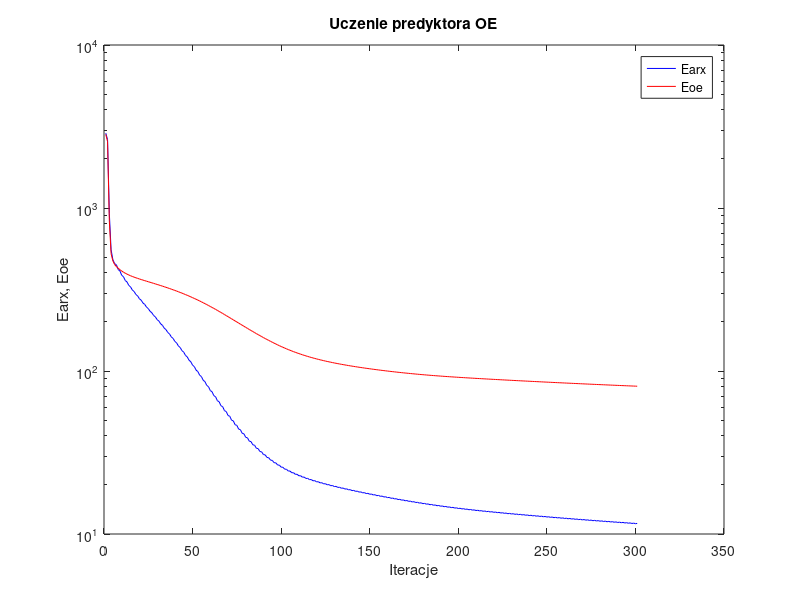
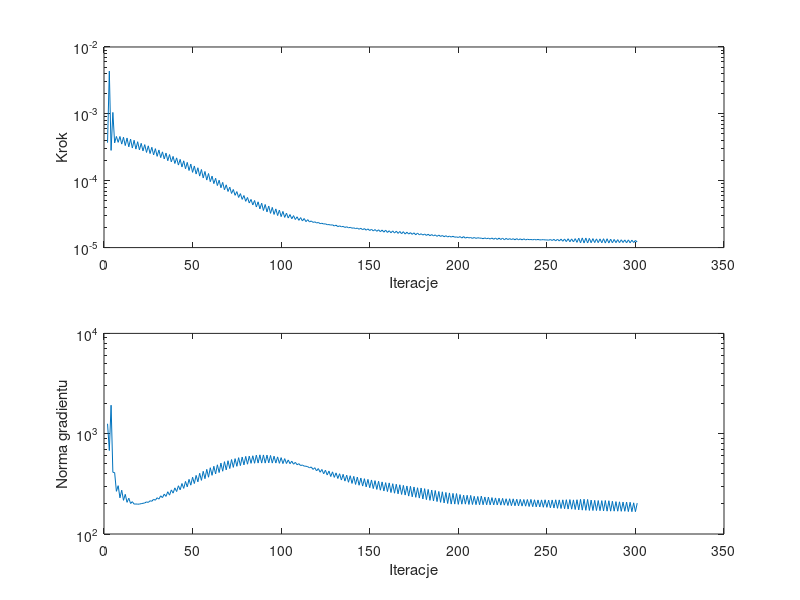

Write the MATLAB code that produced these figures, in order.
%uczenie predyktora oe
clear all;
n=0; farx(n+1)=2.878509e+003; foe(n+1)=2.830143e+003; wspucz(n+1)=0.000000e+000; ng(n+1)=0.000000e+000;
n=1; farx(n+1)=2.631304e+003; foe(n+1)=2.557533e+003; krok(n+1)=3.702988e-004; ng(n+1)=1.256123e+003;
n=2; farx(n+1)=9.281677e+002; foe(n+1)=8.354618e+002; krok(n+1)=4.352152e-003; ng(n+1)=6.792863e+002;
n=3; farx(n+1)=5.541065e+002; foe(n+1)=5.242399e+002; krok(n+1)=2.842659e-004; ng(n+1)=1.922882e+003;
n=4; farx(n+1)=4.828524e+002; foe(n+1)=4.736724e+002; krok(n+1)=1.050273e-003; ng(n+1)=4.120715e+002;
n=5; farx(n+1)=4.552650e+002; foe(n+1)=4.499904e+002; krok(n+1)=3.674633e-004; ng(n+1)=4.099370e+002;
n=6; farx(n+1)=4.485960e+002; foe(n+1)=4.375566e+002; krok(n+1)=4.596386e-004; ng(n+1)=2.664330e+002;
n=7; farx(n+1)=4.192257e+002; foe(n+1)=4.270095e+002; krok(n+1)=3.749852e-004; ng(n+1)=3.031999e+002;
n=8; farx(n+1)=4.106284e+002; foe(n+1)=4.181507e+002; krok(n+1)=4.588786e-004; ng(n+1)=2.293359e+002;
n=9; farx(n+1)=3.865866e+002; foe(n+1)=4.104527e+002; krok(n+1)=3.529670e-004; ng(n+1)=2.734338e+002;
n=10; farx(n+1)=3.787510e+002; foe(n+1)=4.038511e+002; krok(n+1)=4.470330e-004; ng(n+1)=2.166224e+002;
n=11; farx(n+1)=3.589331e+002; foe(n+1)=3.980106e+002; krok(n+1)=3.355212e-004; ng(n+1)=2.486830e+002;
n=12; farx(n+1)=3.516417e+002; foe(n+1)=3.928650e+002; krok(n+1)=4.356528e-004; ng(n+1)=2.068857e+002;
n=13; farx(n+1)=3.349251e+002; foe(n+1)=3.882174e+002; krok(n+1)=3.210907e-004; ng(n+1)=2.275409e+002;
n=14; farx(n+1)=3.281637e+002; foe(n+1)=3.840262e+002; krok(n+1)=4.199256e-004; ng(n+1)=2.014820e+002;
n=15; farx(n+1)=3.137497e+002; foe(n+1)=3.801483e+002; krok(n+1)=3.081200e-004; ng(n+1)=2.099706e+002;
n=16; farx(n+1)=3.074198e+002; foe(n+1)=3.765674e+002; krok(n+1)=4.031350e-004; ng(n+1)=1.985487e+002;
n=17; farx(n+1)=2.946989e+002; foe(n+1)=3.731865e+002; krok(n+1)=2.970657e-004; ng(n+1)=1.993165e+002;
n=18; farx(n+1)=2.887956e+002; foe(n+1)=3.699992e+002; krok(n+1)=3.831728e-004; ng(n+1)=1.982710e+002;
n=19; farx(n+1)=2.773062e+002; foe(n+1)=3.669409e+002; krok(n+1)=2.887783e-004; ng(n+1)=1.987597e+002;
n=20; farx(n+1)=2.718381e+002; foe(n+1)=3.640104e+002; krok(n+1)=3.624433e-004; ng(n+1)=2.007513e+002;
n=21; farx(n+1)=2.613106e+002; foe(n+1)=3.611497e+002; krok(n+1)=2.790064e-004; ng(n+1)=2.023107e+002;
n=22; farx(n+1)=2.561578e+002; foe(n+1)=3.583735e+002; krok(n+1)=3.467612e-004; ng(n+1)=2.040548e+002;
n=23; farx(n+1)=2.464646e+002; foe(n+1)=3.556212e+002; krok(n+1)=2.647908e-004; ng(n+1)=2.089123e+002;
n=24; farx(n+1)=2.415091e+002; foe(n+1)=3.529200e+002; krok(n+1)=3.325065e-004; ng(n+1)=2.065480e+002;
n=25; farx(n+1)=2.324231e+002; foe(n+1)=3.502344e+002; krok(n+1)=2.550371e-004; ng(n+1)=2.144971e+002;
n=26; farx(n+1)=2.277466e+002; foe(n+1)=3.475805e+002; krok(n+1)=3.163070e-004; ng(n+1)=2.119237e+002;
n=27; farx(n+1)=2.191910e+002; foe(n+1)=3.449181e+002; krok(n+1)=2.431513e-004; ng(n+1)=2.220417e+002;
n=28; farx(n+1)=2.147314e+002; foe(n+1)=3.422739e+002; krok(n+1)=3.018569e-004; ng(n+1)=2.171581e+002;
n=29; farx(n+1)=2.066293e+002; foe(n+1)=3.396103e+002; krok(n+1)=2.315391e-004; ng(n+1)=2.299188e+002;
n=30; farx(n+1)=2.023683e+002; foe(n+1)=3.369525e+002; krok(n+1)=2.881152e-004; ng(n+1)=2.228281e+002;
n=31; farx(n+1)=1.946186e+002; foe(n+1)=3.342691e+002; krok(n+1)=2.215284e-004; ng(n+1)=2.402628e+002;
n=32; farx(n+1)=1.906345e+002; foe(n+1)=3.315912e+002; krok(n+1)=2.702675e-004; ng(n+1)=2.304274e+002;
n=33; farx(n+1)=1.832263e+002; foe(n+1)=3.288833e+002; krok(n+1)=2.117778e-004; ng(n+1)=2.498396e+002;
n=34; farx(n+1)=1.794102e+002; foe(n+1)=3.261641e+002; krok(n+1)=2.594055e-004; ng(n+1)=2.370980e+002;
n=35; farx(n+1)=1.723328e+002; foe(n+1)=3.234047e+002; krok(n+1)=1.991080e-004; ng(n+1)=2.638816e+002;
n=36; farx(n+1)=1.686929e+002; foe(n+1)=3.206303e+002; krok(n+1)=2.463545e-004; ng(n+1)=2.440200e+002;
n=37; farx(n+1)=1.618462e+002; foe(n+1)=3.178267e+002; krok(n+1)=1.912147e-004; ng(n+1)=2.752505e+002;
n=38; farx(n+1)=1.584768e+002; foe(n+1)=3.150098e+002; krok(n+1)=2.311817e-004; ng(n+1)=2.553955e+002;
n=39; farx(n+1)=1.518962e+002; foe(n+1)=3.121513e+002; krok(n+1)=1.810041e-004; ng(n+1)=2.884535e+002;
n=40; farx(n+1)=1.487124e+002; foe(n+1)=3.092726e+002; krok(n+1)=2.196646e-004; ng(n+1)=2.649324e+002;
n=41; farx(n+1)=1.423693e+002; foe(n+1)=3.063543e+002; krok(n+1)=1.714180e-004; ng(n+1)=3.026753e+002;
n=42; farx(n+1)=1.393900e+002; foe(n+1)=3.034153e+002; krok(n+1)=2.084136e-004; ng(n+1)=2.756084e+002;
n=43; farx(n+1)=1.333096e+002; foe(n+1)=3.004308e+002; krok(n+1)=1.605453e-004; ng(n+1)=3.186622e+002;
n=44; farx(n+1)=1.304921e+002; foe(n+1)=2.974184e+002; krok(n+1)=1.984325e-004; ng(n+1)=2.849034e+002;
n=45; farx(n+1)=1.246543e+002; foe(n+1)=2.943717e+002; krok(n+1)=1.509575e-004; ng(n+1)=3.342544e+002;
n=46; farx(n+1)=1.220198e+002; foe(n+1)=2.912892e+002; krok(n+1)=1.880990e-004; ng(n+1)=2.951903e+002;
n=47; farx(n+1)=1.164056e+002; foe(n+1)=2.881808e+002; krok(n+1)=1.421330e-004; ng(n+1)=3.506443e+002;
n=48; farx(n+1)=1.139761e+002; foe(n+1)=2.850354e+002; krok(n+1)=1.775310e-004; ng(n+1)=3.067452e+002;
n=49; farx(n+1)=1.085876e+002; foe(n+1)=2.818660e+002; krok(n+1)=1.333447e-004; ng(n+1)=3.682243e+002;
n=50; farx(n+1)=1.063654e+002; foe(n+1)=2.786593e+002; krok(n+1)=1.662532e-004; ng(n+1)=3.184650e+002;
n=51; farx(n+1)=1.011960e+002; foe(n+1)=2.754426e+002; krok(n+1)=1.258665e-004; ng(n+1)=3.839432e+002;
n=52; farx(n+1)=9.918051e+001; foe(n+1)=2.721835e+002; krok(n+1)=1.562643e-004; ng(n+1)=3.311387e+002;
n=53; farx(n+1)=9.425138e+001; foe(n+1)=2.689149e+002; krok(n+1)=1.172640e-004; ng(n+1)=4.030239e+002;
n=54; farx(n+1)=9.240881e+001; foe(n+1)=2.656006e+002; krok(n+1)=1.472618e-004; ng(n+1)=3.425740e+002;
n=55; farx(n+1)=8.770205e+001; foe(n+1)=2.622905e+002; krok(n+1)=1.098323e-004; ng(n+1)=4.218712e+002;
n=56; farx(n+1)=8.605888e+001; foe(n+1)=2.589404e+002; krok(n+1)=1.376014e-004; ng(n+1)=3.559791e+002;
n=57; farx(n+1)=8.159341e+001; foe(n+1)=2.555976e+002; krok(n+1)=1.022605e-004; ng(n+1)=4.412112e+002;
n=58; farx(n+1)=8.012164e+001; foe(n+1)=2.522141e+002; krok(n+1)=1.281635e-004; ng(n+1)=3.681938e+002;
n=59; farx(n+1)=7.586238e+001; foe(n+1)=2.488596e+002; krok(n+1)=9.675577e-005; ng(n+1)=4.578333e+002;
n=60; farx(n+1)=7.461181e+001; foe(n+1)=2.454777e+002; krok(n+1)=1.172806e-004; ng(n+1)=3.846537e+002;
n=61; farx(n+1)=7.060200e+001; foe(n+1)=2.421240e+002; krok(n+1)=9.050205e-005; ng(n+1)=4.737594e+002;
n=62; farx(n+1)=6.949846e+001; foe(n+1)=2.387370e+002; krok(n+1)=1.089132e-004; ng(n+1)=3.970788e+002;
n=63; farx(n+1)=6.573532e+001; foe(n+1)=2.353954e+002; krok(n+1)=8.459568e-005; ng(n+1)=4.897906e+002;
n=64; farx(n+1)=6.476901e+001; foe(n+1)=2.320205e+002; krok(n+1)=1.018184e-004; ng(n+1)=4.097778e+002;
n=65; farx(n+1)=6.124654e+001; foe(n+1)=2.286940e+002; krok(n+1)=7.846985e-005; ng(n+1)=5.095455e+002;
n=66; farx(n+1)=6.040988e+001; foe(n+1)=2.253489e+002; krok(n+1)=9.449902e-005; ng(n+1)=4.225493e+002;
n=67; farx(n+1)=5.712559e+001; foe(n+1)=2.220578e+002; krok(n+1)=7.318567e-005; ng(n+1)=5.261368e+002;
n=68; farx(n+1)=5.641049e+001; foe(n+1)=2.187609e+002; krok(n+1)=8.683747e-005; ng(n+1)=4.353793e+002;
n=69; farx(n+1)=5.335333e+001; foe(n+1)=2.155273e+002; krok(n+1)=6.905895e-005; ng(n+1)=5.377128e+002;
n=70; farx(n+1)=5.275869e+001; foe(n+1)=2.123003e+002; krok(n+1)=8.012946e-005; ng(n+1)=4.494865e+002;
n=71; farx(n+1)=4.992885e+001; foe(n+1)=2.091272e+002; krok(n+1)=6.447294e-005; ng(n+1)=5.525598e+002;
n=72; farx(n+1)=4.942848e+001; foe(n+1)=2.059798e+002; krok(n+1)=7.401448e-005; ng(n+1)=4.615818e+002;
n=73; farx(n+1)=4.681959e+001; foe(n+1)=2.028825e+002; krok(n+1)=6.047525e-005; ng(n+1)=5.641027e+002;
n=74; farx(n+1)=4.640167e+001; foe(n+1)=1.998284e+002; krok(n+1)=6.880069e-005; ng(n+1)=4.730353e+002;
n=75; farx(n+1)=4.401495e+001; foe(n+1)=1.968121e+002; krok(n+1)=5.618446e-005; ng(n+1)=5.769833e+002;
n=76; farx(n+1)=4.365215e+001; foe(n+1)=1.938557e+002; krok(n+1)=6.416688e-005; ng(n+1)=4.807961e+002;
n=77; farx(n+1)=4.147501e+001; foe(n+1)=1.909342e+002; krok(n+1)=5.261508e-005; ng(n+1)=5.853408e+002;
n=78; farx(n+1)=4.116329e+001; foe(n+1)=1.880871e+002; krok(n+1)=6.009622e-005; ng(n+1)=4.885733e+002;
n=79; farx(n+1)=3.918273e+001; foe(n+1)=1.852641e+002; krok(n+1)=4.916986e-005; ng(n+1)=5.939959e+002;
n=80; farx(n+1)=3.891289e+001; foe(n+1)=1.825329e+002; krok(n+1)=5.618497e-005; ng(n+1)=4.965332e+002;
n=81; farx(n+1)=3.711018e+001; foe(n+1)=1.798185e+002; krok(n+1)=4.646090e-005; ng(n+1)=5.982337e+002;
n=82; farx(n+1)=3.688552e+001; foe(n+1)=1.772138e+002; krok(n+1)=5.255671e-005; ng(n+1)=5.065101e+002;
n=83; farx(n+1)=3.526051e+001; foe(n+1)=1.746093e+002; krok(n+1)=4.341873e-005; ng(n+1)=6.024934e+002;
n=84; farx(n+1)=3.505626e+001; foe(n+1)=1.721217e+002; krok(n+1)=5.062882e-005; ng(n+1)=5.073583e+002;
n=85; farx(n+1)=3.358457e+001; foe(n+1)=1.696176e+002; krok(n+1)=4.041939e-005; ng(n+1)=6.115656e+002;
n=86; farx(n+1)=3.340418e+001; foe(n+1)=1.672531e+002; krok(n+1)=4.837788e-005; ng(n+1)=5.094939e+002;
n=87; farx(n+1)=3.207534e+001; foe(n+1)=1.648574e+002; krok(n+1)=3.788626e-005; ng(n+1)=6.154456e+002;
n=88; farx(n+1)=3.191392e+001; foe(n+1)=1.626144e+002; krok(n+1)=4.614756e-005; ng(n+1)=5.093164e+002;
n=89; farx(n+1)=3.071506e+001; foe(n+1)=1.603355e+002; krok(n+1)=3.584012e-005; ng(n+1)=6.142008e+002;
n=90; farx(n+1)=3.057359e+001; foe(n+1)=1.582156e+002; krok(n+1)=4.412088e-005; ng(n+1)=5.090701e+002;
n=91; farx(n+1)=2.948614e+001; foe(n+1)=1.560524e+002; krok(n+1)=3.415827e-005; ng(n+1)=6.119471e+002;
n=92; farx(n+1)=2.937060e+001; foe(n+1)=1.540627e+002; krok(n+1)=4.184295e-005; ng(n+1)=5.120329e+002;
n=93; farx(n+1)=2.838873e+001; foe(n+1)=1.520179e+002; krok(n+1)=3.251553e-005; ng(n+1)=6.067331e+002;
n=94; farx(n+1)=2.828876e+001; foe(n+1)=1.501464e+002; krok(n+1)=3.990378e-005; ng(n+1)=5.092248e+002;
n=95; farx(n+1)=2.739900e+001; foe(n+1)=1.482246e+002; krok(n+1)=3.131976e-005; ng(n+1)=5.972602e+002;
n=96; farx(n+1)=2.731977e+001; foe(n+1)=1.464754e+002; krok(n+1)=3.791849e-005; ng(n+1)=5.095106e+002;
n=97; farx(n+1)=2.651304e+001; foe(n+1)=1.446723e+002; krok(n+1)=3.012945e-005; ng(n+1)=5.872934e+002;
n=98; farx(n+1)=2.644999e+001; foe(n+1)=1.430372e+002; krok(n+1)=3.635626e-005; ng(n+1)=5.066296e+002;
n=99; farx(n+1)=2.571555e+001; foe(n+1)=1.413478e+002; krok(n+1)=2.902993e-005; ng(n+1)=5.772450e+002;
n=100; farx(n+1)=2.566788e+001; foe(n+1)=1.398230e+002; krok(n+1)=3.476335e-005; ng(n+1)=5.034085e+002;
n=101; farx(n+1)=2.499451e+001; foe(n+1)=1.382469e+002; krok(n+1)=2.829063e-005; ng(n+1)=5.644256e+002;
n=102; farx(n+1)=2.496551e+001; foe(n+1)=1.368335e+002; krok(n+1)=3.274702e-005; ng(n+1)=5.043063e+002;
n=103; farx(n+1)=2.434893e+001; foe(n+1)=1.353705e+002; krok(n+1)=2.769106e-005; ng(n+1)=5.475484e+002;
n=104; farx(n+1)=2.433438e+001; foe(n+1)=1.340583e+002; krok(n+1)=3.121480e-005; ng(n+1)=5.020097e+002;
n=105; farx(n+1)=2.376796e+001; foe(n+1)=1.326990e+002; krok(n+1)=2.697415e-005; ng(n+1)=5.323068e+002;
n=106; farx(n+1)=2.376433e+001; foe(n+1)=1.314789e+002; krok(n+1)=3.006913e-005; ng(n+1)=4.963700e+002;
n=107; farx(n+1)=2.324057e+001; foe(n+1)=1.302158e+002; krok(n+1)=2.628202e-005; ng(n+1)=5.180943e+002;
n=108; farx(n+1)=2.324710e+001; foe(n+1)=1.290825e+002; krok(n+1)=2.890345e-005; ng(n+1)=4.908123e+002;
n=109; farx(n+1)=2.276316e+001; foe(n+1)=1.279109e+002; krok(n+1)=2.555890e-005; ng(n+1)=5.024749e+002;
n=110; farx(n+1)=2.277607e+001; foe(n+1)=1.268555e+002; krok(n+1)=2.809248e-005; ng(n+1)=4.809690e+002;
n=111; farx(n+1)=2.232415e+001; foe(n+1)=1.257686e+002; krok(n+1)=2.500355e-005; ng(n+1)=4.874879e+002;
n=112; farx(n+1)=2.234602e+001; foe(n+1)=1.247885e+002; krok(n+1)=2.723127e-005; ng(n+1)=4.748966e+002;
n=113; farx(n+1)=2.192087e+001; foe(n+1)=1.237791e+002; krok(n+1)=2.444110e-005; ng(n+1)=4.740087e+002;
n=114; farx(n+1)=2.195018e+001; foe(n+1)=1.228687e+002; krok(n+1)=2.617217e-005; ng(n+1)=4.690608e+002;
n=115; farx(n+1)=2.154804e+001; foe(n+1)=1.219333e+002; krok(n+1)=2.418894e-005; ng(n+1)=4.571815e+002;
n=116; farx(n+1)=2.158538e+001; foe(n+1)=1.210879e+002; krok(n+1)=2.503350e-005; ng(n+1)=4.658281e+002;
n=117; farx(n+1)=2.120523e+001; foe(n+1)=1.202199e+002; krok(n+1)=2.382783e-005; ng(n+1)=4.404416e+002;
n=118; farx(n+1)=2.124734e+001; foe(n+1)=1.194317e+002; krok(n+1)=2.428432e-005; ng(n+1)=4.581805e+002;
n=119; farx(n+1)=2.088632e+001; foe(n+1)=1.186242e+002; krok(n+1)=2.336806e-005; ng(n+1)=4.256680e+002;
n=120; farx(n+1)=2.093216e+001; foe(n+1)=1.178877e+002; krok(n+1)=2.375465e-005; ng(n+1)=4.492177e+002;
n=121; farx(n+1)=2.058728e+001; foe(n+1)=1.171345e+002; krok(n+1)=2.284676e-005; ng(n+1)=4.129447e+002;
n=122; farx(n+1)=2.063556e+001; foe(n+1)=1.164450e+002; krok(n+1)=2.310648e-005; ng(n+1)=4.402469e+002;
n=123; farx(n+1)=2.030490e+001; foe(n+1)=1.157420e+002; krok(n+1)=2.254192e-005; ng(n+1)=3.981889e+002;
n=124; farx(n+1)=2.035686e+001; foe(n+1)=1.150954e+002; krok(n+1)=2.266263e-005; ng(n+1)=4.328770e+002;
n=125; farx(n+1)=2.003798e+001; foe(n+1)=1.144367e+002; krok(n+1)=2.201687e-005; ng(n+1)=3.875723e+002;
n=126; farx(n+1)=2.009158e+001; foe(n+1)=1.138287e+002; krok(n+1)=2.209045e-005; ng(n+1)=4.244470e+002;
n=127; farx(n+1)=1.978409e+001; foe(n+1)=1.132107e+002; krok(n+1)=2.170937e-005; ng(n+1)=3.740783e+002;
n=128; farx(n+1)=1.984058e+001; foe(n+1)=1.126377e+002; krok(n+1)=2.190752e-005; ng(n+1)=4.164684e+002;
n=129; farx(n+1)=1.954215e+001; foe(n+1)=1.120550e+002; krok(n+1)=2.103720e-005; ng(n+1)=3.668710e+002;
n=130; farx(n+1)=1.959955e+001; foe(n+1)=1.115132e+002; krok(n+1)=2.167257e-005; ng(n+1)=4.069031e+002;
n=131; farx(n+1)=1.930937e+001; foe(n+1)=1.109630e+002; krok(n+1)=2.058283e-005; ng(n+1)=3.576149e+002;
n=132; farx(n+1)=1.936713e+001; foe(n+1)=1.104495e+002; krok(n+1)=2.114892e-005; ng(n+1)=3.990008e+002;
n=133; farx(n+1)=1.908455e+001; foe(n+1)=1.099296e+002; krok(n+1)=2.044242e-005; ng(n+1)=3.450913e+002;
n=134; farx(n+1)=1.914461e+001; foe(n+1)=1.094423e+002; krok(n+1)=2.077412e-005; ng(n+1)=3.936364e+002;
n=135; farx(n+1)=1.886877e+001; foe(n+1)=1.089488e+002; krok(n+1)=2.003236e-005; ng(n+1)=3.367407e+002;
n=136; farx(n+1)=1.892947e+001; foe(n+1)=1.084848e+002; krok(n+1)=2.047517e-005; ng(n+1)=3.862085e+002;
n=137; farx(n+1)=1.865911e+001; foe(n+1)=1.080154e+002; krok(n+1)=1.976919e-005; ng(n+1)=3.280203e+002;
n=138; farx(n+1)=1.872122e+001; foe(n+1)=1.075728e+002; krok(n+1)=2.006817e-005; ng(n+1)=3.810542e+002;
n=139; farx(n+1)=1.845623e+001; foe(n+1)=1.071253e+002; krok(n+1)=1.953303e-005; ng(n+1)=3.192913e+002;
n=140; farx(n+1)=1.851937e+001; foe(n+1)=1.067021e+002; krok(n+1)=1.969916e-005; ng(n+1)=3.757053e+002;
n=141; farx(n+1)=1.825991e+001; foe(n+1)=1.062746e+002; krok(n+1)=1.927050e-005; ng(n+1)=3.119092e+002;
n=142; farx(n+1)=1.832401e+001; foe(n+1)=1.058691e+002; krok(n+1)=1.953303e-005; ng(n+1)=3.694984e+002;
n=143; farx(n+1)=1.807003e+001; foe(n+1)=1.054595e+002; krok(n+1)=1.882199e-005; ng(n+1)=3.062390e+002;
n=144; farx(n+1)=1.813381e+001; foe(n+1)=1.050698e+002; krok(n+1)=1.944453e-005; ng(n+1)=3.615110e+002;
n=145; farx(n+1)=1.788408e+001; foe(n+1)=1.046768e+002; krok(n+1)=1.850942e-005; ng(n+1)=3.005222e+002;
n=146; farx(n+1)=1.794859e+001; foe(n+1)=1.043020e+002; krok(n+1)=1.924408e-005; ng(n+1)=3.560005e+002;
n=147; farx(n+1)=1.770311e+001; foe(n+1)=1.039243e+002; krok(n+1)=1.821554e-005; ng(n+1)=2.948844e+002;
n=148; farx(n+1)=1.776799e+001; foe(n+1)=1.035634e+002; krok(n+1)=1.903096e-005; ng(n+1)=3.504473e+002;
n=149; farx(n+1)=1.752641e+001; foe(n+1)=1.032000e+002; krok(n+1)=1.799457e-005; ng(n+1)=2.891312e+002;
n=150; farx(n+1)=1.759204e+001; foe(n+1)=1.028522e+002; krok(n+1)=1.879985e-005; ng(n+1)=3.458191e+002;
n=151; farx(n+1)=1.735465e+001; foe(n+1)=1.025021e+002; krok(n+1)=1.773994e-005; ng(n+1)=2.836421e+002;
n=152; farx(n+1)=1.742046e+001; foe(n+1)=1.021664e+002; krok(n+1)=1.862309e-005; ng(n+1)=3.404038e+002;
n=153; farx(n+1)=1.718694e+001; foe(n+1)=1.018289e+002; krok(n+1)=1.751338e-005; ng(n+1)=2.783088e+002;
n=154; farx(n+1)=1.725323e+001; foe(n+1)=1.015047e+002; krok(n+1)=1.846630e-005; ng(n+1)=3.355473e+002;
n=155; farx(n+1)=1.702339e+001; foe(n+1)=1.011789e+002; krok(n+1)=1.726474e-005; ng(n+1)=2.734074e+002;
n=156; farx(n+1)=1.708999e+001; foe(n+1)=1.008656e+002; krok(n+1)=1.831129e-005; ng(n+1)=3.306996e+002;
n=157; farx(n+1)=1.686424e+001; foe(n+1)=1.005511e+002; krok(n+1)=1.700060e-005; ng(n+1)=2.685147e+002;
n=158; farx(n+1)=1.693088e+001; foe(n+1)=1.002481e+002; krok(n+1)=1.825109e-005; ng(n+1)=3.251460e+002;
n=159; farx(n+1)=1.670714e+001; foe(n+1)=9.994428e+001; krok(n+1)=1.684728e-005; ng(n+1)=2.648505e+002;
n=160; farx(n+1)=1.677491e+001; foe(n+1)=9.965177e+001; krok(n+1)=1.786413e-005; ng(n+1)=3.231892e+002;
n=161; farx(n+1)=1.655607e+001; foe(n+1)=9.935861e+001; krok(n+1)=1.666649e-005; ng(n+1)=2.591366e+002;
n=162; farx(n+1)=1.662318e+001; foe(n+1)=9.907566e+001; krok(n+1)=1.777520e-005; ng(n+1)=3.173033e+002;
n=163; farx(n+1)=1.640771e+001; foe(n+1)=9.879259e+001; krok(n+1)=1.649119e-005; ng(n+1)=2.550938e+002;
n=164; farx(n+1)=1.647522e+001; foe(n+1)=9.851922e+001; krok(n+1)=1.761549e-005; ng(n+1)=3.134050e+002;
n=165; farx(n+1)=1.626297e+001; foe(n+1)=9.824592e+001; krok(n+1)=1.630719e-005; ng(n+1)=2.515315e+002;
n=166; farx(n+1)=1.633079e+001; foe(n+1)=9.798193e+001; krok(n+1)=1.743790e-005; ng(n+1)=3.096553e+002;
n=167; farx(n+1)=1.612213e+001; foe(n+1)=9.771822e+001; krok(n+1)=1.611823e-005; ng(n+1)=2.478585e+002;
n=168; farx(n+1)=1.618994e+001; foe(n+1)=9.746339e+001; krok(n+1)=1.729605e-005; ng(n+1)=3.054213e+002;
n=169; farx(n+1)=1.598482e+001; foe(n+1)=9.720905e+001; krok(n+1)=1.592832e-005; ng(n+1)=2.444245e+002;
n=170; farx(n+1)=1.605186e+001; foe(n+1)=9.696323e+001; krok(n+1)=1.700060e-005; ng(n+1)=3.012737e+002;
n=171; farx(n+1)=1.585027e+001; foe(n+1)=9.671847e+001; krok(n+1)=1.593982e-005; ng(n+1)=2.387070e+002;
n=172; farx(n+1)=1.591789e+001; foe(n+1)=9.648170e+001; krok(n+1)=1.672925e-005; ng(n+1)=2.988904e+002;
n=173; farx(n+1)=1.572035e+001; foe(n+1)=9.624607e+001; krok(n+1)=1.577348e-005; ng(n+1)=2.347923e+002;
n=174; farx(n+1)=1.578768e+001; foe(n+1)=9.601797e+001; krok(n+1)=1.663384e-005; ng(n+1)=2.943605e+002;
n=175; farx(n+1)=1.559417e+001; foe(n+1)=9.579114e+001; krok(n+1)=1.552186e-005; ng(n+1)=2.320482e+002;
n=176; farx(n+1)=1.566041e+001; foe(n+1)=9.557147e+001; krok(n+1)=1.649119e-005; ng(n+1)=2.891782e+002;
n=177; farx(n+1)=1.546963e+001; foe(n+1)=9.535343e+001; krok(n+1)=1.549259e-005; ng(n+1)=2.280991e+002;
n=178; farx(n+1)=1.553634e+001; foe(n+1)=9.514233e+001; krok(n+1)=1.611823e-005; ng(n+1)=2.875944e+002;
n=179; farx(n+1)=1.534996e+001; foe(n+1)=9.493288e+001; krok(n+1)=1.539889e-005; ng(n+1)=2.233560e+002;
n=180; farx(n+1)=1.541609e+001; foe(n+1)=9.472986e+001; krok(n+1)=1.596631e-005; ng(n+1)=2.832877e+002;
n=181; farx(n+1)=1.523402e+001; foe(n+1)=9.452858e+001; krok(n+1)=1.519948e-005; ng(n+1)=2.200278e+002;
n=182; farx(n+1)=1.529910e+001; foe(n+1)=9.433328e+001; krok(n+1)=1.584198e-005; ng(n+1)=2.782390e+002;
n=183; farx(n+1)=1.512083e+001; foe(n+1)=9.413986e+001; krok(n+1)=1.506473e-005; ng(n+1)=2.165794e+002;
n=184; farx(n+1)=1.518551e+001; foe(n+1)=9.395203e+001; krok(n+1)=1.567018e-005; ng(n+1)=2.744146e+002;
n=185; farx(n+1)=1.501057e+001; foe(n+1)=9.376605e+001; krok(n+1)=1.496279e-005; ng(n+1)=2.133173e+002;
n=186; farx(n+1)=1.507540e+001; foe(n+1)=9.358534e+001; krok(n+1)=1.549259e-005; ng(n+1)=2.714568e+002;
n=187; farx(n+1)=1.490504e+001; foe(n+1)=9.340634e+001; krok(n+1)=1.470858e-005; ng(n+1)=2.105999e+002;
n=188; farx(n+1)=1.496823e+001; foe(n+1)=9.323211e+001; krok(n+1)=1.539716e-005; ng(n+1)=2.655990e+002;
n=189; farx(n+1)=1.480095e+001; foe(n+1)=9.305970e+001; krok(n+1)=1.468165e-005; ng(n+1)=2.069028e+002;
n=190; farx(n+1)=1.486460e+001; foe(n+1)=9.289172e+001; krok(n+1)=1.517288e-005; ng(n+1)=2.635118e+002;
n=191; farx(n+1)=1.470099e+001; foe(n+1)=9.272535e+001; krok(n+1)=1.453671e-005; ng(n+1)=2.040194e+002;
n=192; farx(n+1)=1.476427e+001; foe(n+1)=9.256300e+001; krok(n+1)=1.506057e-005; ng(n+1)=2.596585e+002;
n=193; farx(n+1)=1.460372e+001; foe(n+1)=9.240214e+001; krok(n+1)=1.442554e-005; ng(n+1)=2.014394e+002;
n=194; farx(n+1)=1.466689e+001; foe(n+1)=9.224498e+001; krok(n+1)=1.486240e-005; ng(n+1)=2.568191e+002;
n=195; farx(n+1)=1.450955e+001; foe(n+1)=9.208918e+001; krok(n+1)=1.436371e-005; ng(n+1)=1.986985e+002;
n=196; farx(n+1)=1.457303e+001; foe(n+1)=9.193672e+001; krok(n+1)=1.476011e-005; ng(n+1)=2.540572e+002;
n=197; farx(n+1)=1.441760e+001; foe(n+1)=9.178542e+001; krok(n+1)=1.430061e-005; ng(n+1)=1.987228e+002;
n=198; farx(n+1)=1.448150e+001; foe(n+1)=9.163722e+001; krok(n+1)=1.444886e-005; ng(n+1)=2.530023e+002;
n=199; farx(n+1)=1.433077e+001; foe(n+1)=9.149006e+001; krok(n+1)=1.416371e-005; ng(n+1)=1.974890e+002;
n=200; farx(n+1)=1.439401e+001; foe(n+1)=9.134555e+001; krok(n+1)=1.460917e-005; ng(n+1)=2.473576e+002;
n=201; farx(n+1)=1.424567e+001; foe(n+1)=9.120195e+001; krok(n+1)=1.390431e-005; ng(n+1)=1.983450e+002;
n=202; farx(n+1)=1.430888e+001; foe(n+1)=9.106079e+001; krok(n+1)=1.460917e-005; ng(n+1)=2.438513e+002;
n=203; farx(n+1)=1.416189e+001; foe(n+1)=9.092042e+001; krok(n+1)=1.384553e-005; ng(n+1)=1.985210e+002;
n=204; farx(n+1)=1.422547e+001; foe(n+1)=9.078238e+001; krok(n+1)=1.428638e-005; ng(n+1)=2.432566e+002;
n=205; farx(n+1)=1.408081e+001; foe(n+1)=9.064507e+001; krok(n+1)=1.395478e-005; ng(n+1)=1.969895e+002;
n=206; farx(n+1)=1.414537e+001; foe(n+1)=9.050981e+001; krok(n+1)=1.414532e-005; ng(n+1)=2.424891e+002;
n=207; farx(n+1)=1.400397e+001; foe(n+1)=9.037513e+001; krok(n+1)=1.373458e-005; ng(n+1)=1.968000e+002;
n=208; farx(n+1)=1.406733e+001; foe(n+1)=9.024226e+001; krok(n+1)=1.416371e-005; ng(n+1)=2.376508e+002;
n=209; farx(n+1)=1.392766e+001; foe(n+1)=9.010999e+001; krok(n+1)=1.373458e-005; ng(n+1)=1.961233e+002;
n=210; farx(n+1)=1.399167e+001; foe(n+1)=8.997939e+001; krok(n+1)=1.404624e-005; ng(n+1)=2.365882e+002;
n=211; farx(n+1)=1.385206e+001; foe(n+1)=8.984929e+001; krok(n+1)=1.384553e-005; ng(n+1)=1.957251e+002;
n=212; farx(n+1)=1.391836e+001; foe(n+1)=8.972081e+001; krok(n+1)=1.384553e-005; ng(n+1)=2.386687e+002;
n=213; farx(n+1)=1.378151e+001; foe(n+1)=8.959267e+001; krok(n+1)=1.358646e-005; ng(n+1)=1.957720e+002;
n=214; farx(n+1)=1.384677e+001; foe(n+1)=8.946601e+001; krok(n+1)=1.395508e-005; ng(n+1)=2.338437e+002;
n=215; farx(n+1)=1.371071e+001; foe(n+1)=8.933970e+001; krok(n+1)=1.356957e-005; ng(n+1)=1.955098e+002;
n=216; farx(n+1)=1.377693e+001; foe(n+1)=8.921481e+001; krok(n+1)=1.384553e-005; ng(n+1)=2.336627e+002;
n=217; farx(n+1)=1.364284e+001; foe(n+1)=8.909019e+001; krok(n+1)=1.342816e-005; ng(n+1)=1.951690e+002;
n=218; farx(n+1)=1.370882e+001; foe(n+1)=8.896688e+001; krok(n+1)=1.390226e-005; ng(n+1)=2.306576e+002;
n=219; farx(n+1)=1.357597e+001; foe(n+1)=8.884383e+001; krok(n+1)=1.332607e-005; ng(n+1)=1.949693e+002;
n=220; farx(n+1)=1.364220e+001; foe(n+1)=8.872203e+001; krok(n+1)=1.390226e-005; ng(n+1)=2.289195e+002;
n=221; farx(n+1)=1.351051e+001; foe(n+1)=8.860045e+001; krok(n+1)=1.322977e-005; ng(n+1)=1.947144e+002;
n=222; farx(n+1)=1.357678e+001; foe(n+1)=8.848008e+001; krok(n+1)=1.386696e-005; ng(n+1)=2.272488e+002;
n=223; farx(n+1)=1.344598e+001; foe(n+1)=8.835993e+001; krok(n+1)=1.321254e-005; ng(n+1)=1.940965e+002;
n=224; farx(n+1)=1.351297e+001; foe(n+1)=8.824095e+001; krok(n+1)=1.384553e-005; ng(n+1)=2.265553e+002;
n=225; farx(n+1)=1.338328e+001; foe(n+1)=8.812211e+001; krok(n+1)=1.308479e-005; ng(n+1)=1.939465e+002;
n=226; farx(n+1)=1.344952e+001; foe(n+1)=8.800440e+001; krok(n+1)=1.373458e-005; ng(n+1)=2.245493e+002;
n=227; farx(n+1)=1.332085e+001; foe(n+1)=8.788695e+001; krok(n+1)=1.319809e-005; ng(n+1)=1.923925e+002;
n=228; farx(n+1)=1.338772e+001; foe(n+1)=8.777056e+001; krok(n+1)=1.361415e-005; ng(n+1)=2.246810e+002;
n=229; farx(n+1)=1.325982e+001; foe(n+1)=8.765437e+001; krok(n+1)=1.319809e-005; ng(n+1)=1.916199e+002;
n=230; farx(n+1)=1.332723e+001; foe(n+1)=8.753922e+001; krok(n+1)=1.357488e-005; ng(n+1)=2.241482e+002;
n=231; farx(n+1)=1.320049e+001; foe(n+1)=8.742422e+001; krok(n+1)=1.308609e-005; ng(n+1)=1.912086e+002;
n=232; farx(n+1)=1.326771e+001; foe(n+1)=8.731021e+001; krok(n+1)=1.361415e-005; ng(n+1)=2.220591e+002;
n=233; farx(n+1)=1.314144e+001; foe(n+1)=8.719637e+001; krok(n+1)=1.304922e-005; ng(n+1)=1.907649e+002;
n=234; farx(n+1)=1.320882e+001; foe(n+1)=8.708352e+001; krok(n+1)=1.351734e-005; ng(n+1)=2.215659e+002;
n=235; farx(n+1)=1.308348e+001; foe(n+1)=8.697084e+001; krok(n+1)=1.304908e-005; ng(n+1)=1.897981e+002;
n=236; farx(n+1)=1.315122e+001; foe(n+1)=8.685912e+001; krok(n+1)=1.351677e-005; ng(n+1)=2.206820e+002;
n=237; farx(n+1)=1.302598e+001; foe(n+1)=8.674753e+001; krok(n+1)=1.302585e-005; ng(n+1)=1.894567e+002;
n=238; farx(n+1)=1.309379e+001; foe(n+1)=8.663692e+001; krok(n+1)=1.334530e-005; ng(n+1)=2.207824e+002;
n=239; farx(n+1)=1.296913e+001; foe(n+1)=8.652647e+001; krok(n+1)=1.314101e-005; ng(n+1)=1.880377e+002;
n=240; farx(n+1)=1.303750e+001; foe(n+1)=8.641695e+001; krok(n+1)=1.321254e-005; ng(n+1)=2.213525e+002;
n=241; farx(n+1)=1.291414e+001; foe(n+1)=8.630757e+001; krok(n+1)=1.308609e-005; ng(n+1)=1.871107e+002;
n=242; farx(n+1)=1.298216e+001; foe(n+1)=8.619909e+001; krok(n+1)=1.323611e-005; ng(n+1)=2.194104e+002;
n=243; farx(n+1)=1.285944e+001; foe(n+1)=8.609075e+001; krok(n+1)=1.304908e-005; ng(n+1)=1.864743e+002;
n=244; farx(n+1)=1.292775e+001; foe(n+1)=8.598329e+001; krok(n+1)=1.324381e-005; ng(n+1)=2.185659e+002;
n=245; farx(n+1)=1.280504e+001; foe(n+1)=8.587597e+001; krok(n+1)=1.302585e-005; ng(n+1)=1.861362e+002;
n=246; farx(n+1)=1.287340e+001; foe(n+1)=8.576953e+001; krok(n+1)=1.308609e-005; ng(n+1)=2.187450e+002;
n=247; farx(n+1)=1.275114e+001; foe(n+1)=8.566323e+001; krok(n+1)=1.314101e-005; ng(n+1)=1.847823e+002;
n=248; farx(n+1)=1.282041e+001; foe(n+1)=8.555779e+001; krok(n+1)=1.302585e-005; ng(n+1)=2.194334e+002;
n=249; farx(n+1)=1.269892e+001; foe(n+1)=8.545248e+001; krok(n+1)=1.302585e-005; ng(n+1)=1.845577e+002;
n=250; farx(n+1)=1.276709e+001; foe(n+1)=8.534802e+001; krok(n+1)=1.290553e-005; ng(n+1)=2.177103e+002;
n=251; farx(n+1)=1.264637e+001; foe(n+1)=8.524366e+001; krok(n+1)=1.319809e-005; ng(n+1)=1.826223e+002;
n=252; farx(n+1)=1.271499e+001; foe(n+1)=8.514016e+001; krok(n+1)=1.277945e-005; ng(n+1)=2.183598e+002;
n=253; farx(n+1)=1.259433e+001; foe(n+1)=8.503675e+001; krok(n+1)=1.328171e-005; ng(n+1)=1.816800e+002;
n=254; farx(n+1)=1.266323e+001; foe(n+1)=8.493415e+001; krok(n+1)=1.259797e-005; ng(n+1)=2.192915e+002;
n=255; farx(n+1)=1.254351e+001; foe(n+1)=8.483163e+001; krok(n+1)=1.334530e-005; ng(n+1)=1.803359e+002;
n=256; farx(n+1)=1.261244e+001; foe(n+1)=8.472996e+001; krok(n+1)=1.254943e-005; ng(n+1)=2.187394e+002;
n=257; farx(n+1)=1.249288e+001; foe(n+1)=8.462836e+001; krok(n+1)=1.338477e-005; ng(n+1)=1.795733e+002;
n=258; farx(n+1)=1.256214e+001; foe(n+1)=8.452756e+001; krok(n+1)=1.244425e-005; ng(n+1)=2.191678e+002;
n=259; farx(n+1)=1.244278e+001; foe(n+1)=8.442687e+001; krok(n+1)=1.344676e-005; ng(n+1)=1.786779e+002;
n=260; farx(n+1)=1.251213e+001; foe(n+1)=8.432691e+001; krok(n+1)=1.229246e-005; ng(n+1)=2.196944e+002;
n=261; farx(n+1)=1.239317e+001; foe(n+1)=8.422703e+001; krok(n+1)=1.356957e-005; ng(n+1)=1.773878e+002;
n=262; farx(n+1)=1.246314e+001; foe(n+1)=8.412788e+001; krok(n+1)=1.222055e-005; ng(n+1)=2.203610e+002;
n=263; farx(n+1)=1.234499e+001; foe(n+1)=8.402893e+001; krok(n+1)=1.348707e-005; ng(n+1)=1.768506e+002;
n=264; farx(n+1)=1.241423e+001; foe(n+1)=8.393072e+001; krok(n+1)=1.215525e-005; ng(n+1)=2.188921e+002;
n=265; farx(n+1)=1.229643e+001; foe(n+1)=8.383255e+001; krok(n+1)=1.361457e-005; ng(n+1)=1.755833e+002;
n=266; farx(n+1)=1.236565e+001; foe(n+1)=8.373511e+001; krok(n+1)=1.197415e-005; ng(n+1)=2.196434e+002;
n=267; farx(n+1)=1.224781e+001; foe(n+1)=8.363761e+001; krok(n+1)=1.384553e-005; ng(n+1)=1.740757e+002;
n=268; farx(n+1)=1.231772e+001; foe(n+1)=8.354079e+001; krok(n+1)=1.178746e-005; ng(n+1)=2.216569e+002;
n=269; farx(n+1)=1.220024e+001; foe(n+1)=8.344402e+001; krok(n+1)=1.395478e-005; ng(n+1)=1.729257e+002;
n=270; farx(n+1)=1.227060e+001; foe(n+1)=8.334792e+001; krok(n+1)=1.171380e-005; ng(n+1)=2.221864e+002;
n=271; farx(n+1)=1.215389e+001; foe(n+1)=8.325202e+001; krok(n+1)=1.390226e-005; ng(n+1)=1.722755e+002;
n=272; farx(n+1)=1.222406e+001; foe(n+1)=8.315683e+001; krok(n+1)=1.171380e-005; ng(n+1)=2.210070e+002;
n=273; farx(n+1)=1.210890e+001; foe(n+1)=8.306182e+001; krok(n+1)=1.373458e-005; ng(n+1)=1.717205e+002;
n=274; farx(n+1)=1.217832e+001; foe(n+1)=8.296771e+001; krok(n+1)=1.182351e-005; ng(n+1)=2.178671e+002;
n=275; farx(n+1)=1.206375e+001; foe(n+1)=8.287366e+001; krok(n+1)=1.361415e-005; ng(n+1)=1.714843e+002;
n=276; farx(n+1)=1.213319e+001; foe(n+1)=8.278043e+001; krok(n+1)=1.187732e-005; ng(n+1)=2.165313e+002;
n=277; farx(n+1)=1.201898e+001; foe(n+1)=8.268734e+001; krok(n+1)=1.350026e-005; ng(n+1)=1.714508e+002;
n=278; farx(n+1)=1.208824e+001; foe(n+1)=8.259495e+001; krok(n+1)=1.186082e-005; ng(n+1)=2.155745e+002;
n=279; farx(n+1)=1.197448e+001; foe(n+1)=8.250268e+001; krok(n+1)=1.348707e-005; ng(n+1)=1.708860e+002;
n=280; farx(n+1)=1.204355e+001; foe(n+1)=8.241108e+001; krok(n+1)=1.178746e-005; ng(n+1)=2.151686e+002;
n=281; farx(n+1)=1.193004e+001; foe(n+1)=8.231955e+001; krok(n+1)=1.356957e-005; ng(n+1)=1.698950e+002;
n=282; farx(n+1)=1.199934e+001; foe(n+1)=8.222864e+001; krok(n+1)=1.168403e-005; ng(n+1)=2.157359e+002;
n=283; farx(n+1)=1.188673e+001; foe(n+1)=8.213785e+001; krok(n+1)=1.355752e-005; ng(n+1)=1.689927e+002;
n=284; farx(n+1)=1.195602e+001; foe(n+1)=8.204777e+001; krok(n+1)=1.171380e-005; ng(n+1)=2.146268e+002;
n=285; farx(n+1)=1.184447e+001; foe(n+1)=8.195787e+001; krok(n+1)=1.338683e-005; ng(n+1)=1.689172e+002;
n=286; farx(n+1)=1.191328e+001; foe(n+1)=8.186872e+001; krok(n+1)=1.180901e-005; ng(n+1)=2.121787e+002;
n=287; farx(n+1)=1.180247e+001; foe(n+1)=8.177970e+001; krok(n+1)=1.323611e-005; ng(n+1)=1.689788e+002;
n=288; farx(n+1)=1.187092e+001; foe(n+1)=8.169140e+001; krok(n+1)=1.186082e-005; ng(n+1)=2.103668e+002;
n=289; farx(n+1)=1.176062e+001; foe(n+1)=8.160321e+001; krok(n+1)=1.315377e-005; ng(n+1)=1.687985e+002;
n=290; farx(n+1)=1.182891e+001; foe(n+1)=8.151570e+001; krok(n+1)=1.186082e-005; ng(n+1)=2.093770e+002;
n=291; farx(n+1)=1.171929e+001; foe(n+1)=8.142829e+001; krok(n+1)=1.308609e-005; ng(n+1)=1.683953e+002;
n=292; farx(n+1)=1.178763e+001; foe(n+1)=8.134157e+001; krok(n+1)=1.191391e-005; ng(n+1)=2.082147e+002;
n=293; farx(n+1)=1.167794e+001; foe(n+1)=8.125500e+001; krok(n+1)=1.302585e-005; ng(n+1)=1.685281e+002;
n=294; farx(n+1)=1.174611e+001; foe(n+1)=8.116897e+001; krok(n+1)=1.180191e-005; ng(n+1)=2.082766e+002;
n=295; farx(n+1)=1.163742e+001; foe(n+1)=8.108307e+001; krok(n+1)=1.304922e-005; ng(n+1)=1.673192e+002;
n=296; farx(n+1)=1.170541e+001; foe(n+1)=8.099781e+001; krok(n+1)=1.180191e-005; ng(n+1)=2.072831e+002;
n=297; farx(n+1)=1.159803e+001; foe(n+1)=8.091267e+001; krok(n+1)=1.290553e-005; ng(n+1)=1.669093e+002;
n=298; farx(n+1)=1.166541e+001; foe(n+1)=8.082824e+001; krok(n+1)=1.191521e-005; ng(n+1)=2.045947e+002;
n=299; farx(n+1)=1.155859e+001; foe(n+1)=8.074389e+001; krok(n+1)=1.277945e-005; ng(n+1)=1.669700e+002;
n=300; farx(n+1)=1.162655e+001; foe(n+1)=8.066022e+001; krok(n+1)=1.209447e-005; ng(n+1)=2.031738e+002;

figure; semilogy(farx,'b'); hold on; semilogy(foe,'r'); xlabel('Iteracje'); ylabel('Earx, Eoe'); legend('Earx','Eoe'); title('Uczenie predyktora OE');
figure; subplot(2,1,1); semilogy(krok); xlabel('Iteracje'); ylabel('Krok');
subplot(2,1,2); semilogy(ng); xlabel('Iteracje'); ylabel('Norma gradientu');
Earx=farx(n+1)
Eoe=foe(n+1)
